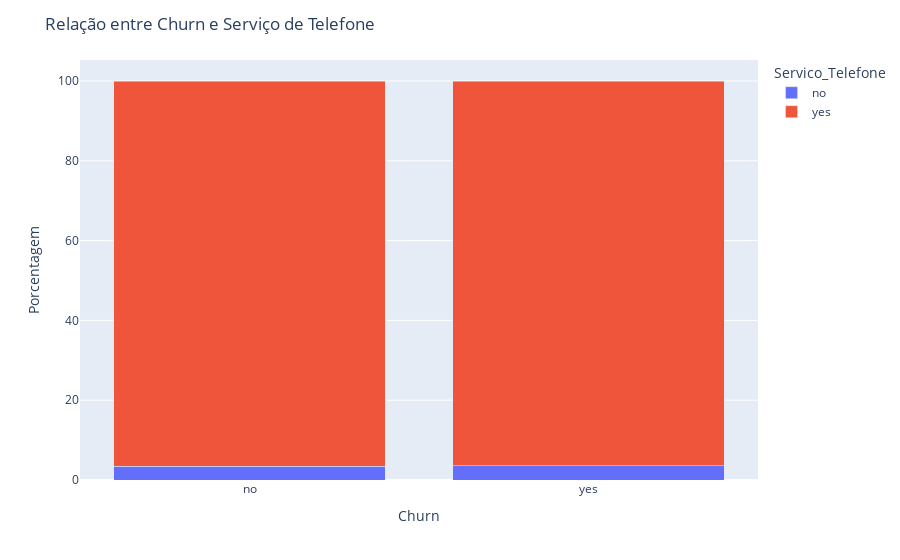

Here is the notebook cell this chart was saved with:
### Code cell
# Questão 3: O cliente possuir serviço de telefone pode fazer com que diminua a chance de churn?
df_grouped = df.groupby(['Churn', 'Servico_Telefone']).size().reset_index(name='count')
total_por_churn = df_grouped.groupby('Churn')['count'].transform('sum')
df_grouped['percent'] = (df_grouped['count'] / total_por_churn) * 100


fig = px.bar(df_grouped, x='Churn', y='percent', color='Servico_Telefone', barmode='stack',
             labels={'Churn': 'Churn', 'percent': 'Porcentagem', 'Servico_Telefone': 'Servico_Telefone'})

fig.update_layout(title='Relação entre Churn e Serviço de Telefone',
                  yaxis_title='Porcentagem',
                  legend_title='Servico_Telefone')

# A partir do gráfico compreende-se que não há diferença no churn em relação a possuir ou não um serviço de telefone.

### Figure 1 — Plotly figure (JSON) as saved in the notebook; plotly's stock layout.template omitted (floating-point values rounded to 4 significant figures)
{"data": [{"alignmentgroup": "True", "hovertemplate": "Servico_Telefone=no<br>Churn=%{x}<br>Porcentagem=%{y}<extra></extra>", "legendgroup": "no", "marker": {"color": "#636efa", "pattern": {"shape": ""}}, "name": "no", "offsetgroup": "no", "orientation": "v", "showlegend": true, "textposition": "auto", "type": "bar", "x": ["no", "yes"], "xaxis": "x", "y": [3.422, 3.555], "yaxis": "y"}, {"alignmentgroup": "True", "hovertemplate": "Servico_Telefone=yes<br>Churn=%{x}<br>Porcentagem=%{y}<extra></extra>", "legendgroup": "yes", "marker": {"color": "#EF553B", "pattern": {"shape": ""}}, "name": "yes", "offsetgroup": "yes", "orientation": "v", "showlegend": true, "textposition": "auto", "type": "bar", "x": ["no", "yes"], "xaxis": "x", "y": [96.58, 96.45], "yaxis": "y"}], "layout": {"autosize": true, "barmode": "stack", "legend": {"title": {"text": "Servico_Telefone"}, "tracegroupgap": 0}, "margin": {"t": 60}, "title": {"text": "Relação entre Churn e Serviço de Telefone"}, "xaxis": {"anchor": "y", "autorange": true, "domain": [0, 1], "range": [-0.5, 1.5], "title": {"text": "Churn"}, "type": "category"}, "yaxis": {"anchor": "x", "autorange": true, "domain": [0, 1], "range": [0, 105.3], "title": {"text": "Porcentagem"}, "type": "linear"}}}
